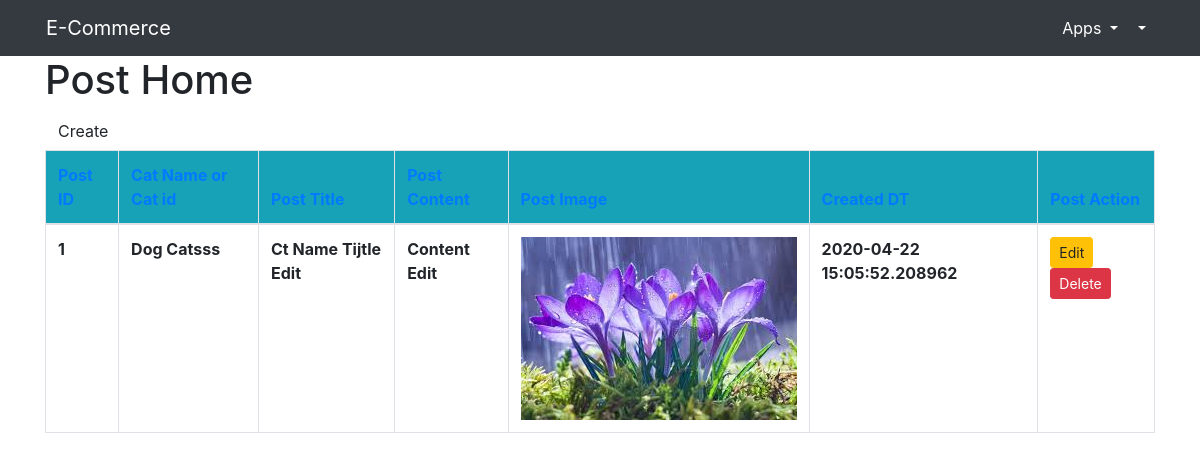
Page /post on the committed database.
### app.py (models this page shows)
class Post(db.Model):
    id = db.Column(db.Integer,primary_key=True)
    title = db.Column(db.String(200),nullable=False)
    image = db.Column(db.String(200),nullable=False)
    content = db.Column(db.String(200),nullable=False)
    cat_id = db.Column(db.Integer)
    created_at = db.Column(db.DateTime,default=datetime.utcnow())

class Category(db.Model):
    id = db.Column(db.Integer,primary_key=True)
    name = db.Column(db.String(200),nullable=False)
    created_at = db.Column(db.DateTime,default=datetime.utcnow())

### app.py (the view)
@app.route('/post')
def postHome():
    context = {
        "posts":Post.query.all(),
        "title":"Post Home page",
        "cats" : Category.query.all()
    }
    return render_template('post.html',context=context)

### templates/post.html
{% extends 'base.html' %}
{% block content %}
<div class="container">
  <h1>Post Home</h1>
  <a href="{{url_for('postCreate')}}" class="btn btn-sm-primary">Create</a>
  <table class="table table-bordered">
    <thead>
      <tr class="bg-info text-primary">
        <th scope="col">Post ID</th>
        <th scope="col">Cat Name or Cat id</th>
        <th scope="col">Post Title</th>
        <th scope="col">Post Content</th>
        <th scope="col">Post Image</th>
        <th scope="col">Created DT</th>
        <th scope="col">Post Action</th>
      </tr>
    </thead>
    <tbody>
      {% for post in context.posts %}
      <tr>
        <th scope="row">{{post.id}}</th>
        {%for cat in context.cats %}
         {% if cat.id == post.cat_id %}
        <th scope="row">{{cat.name}}</th>
        {% endif %}
        {% endfor %}
        <th scope="row">{{post.title}}</th>
        <th scope="row">{{post.content}}</th>
        <th scope="row"><img src="{{url_for('static',filename='imgs/'+post.image)}}" alt="Default.png"></th>
        <th scope="row">{{post.created_at}}</th>
        <th scope="row">
          <a href="{{url_for('postEdit',id=post.id)}}" class="btn btn-sm btn-warning">Edit</a>
          <a href="{{url_for('postDelete',id=post.id)}}" class="btn btn-sm btn-danger">Delete</a>
        </th>
        {%endfor%}
      </tr>
    </tbody>
  </table>
</div>
{% endblock %}

### rows in the picture
Post: id "1", title "Ct Name Tijtle Edit", content "Content Edit", image (picture), created_at "2020-04-22 15:05:52.208962"
Category: name "Dog Catsss"
